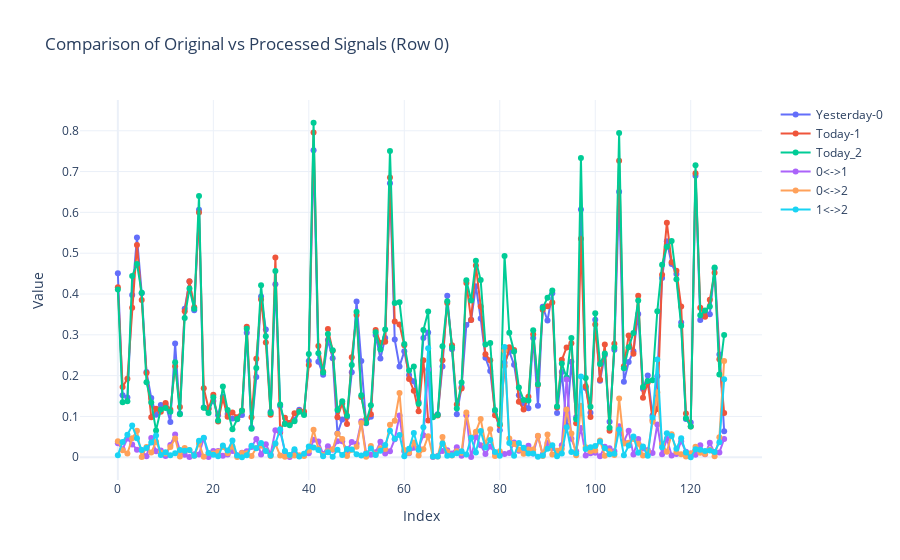

Here is the notebook cell this chart was saved with:
### Code cell
row_original = original_df0.iloc[1].values
row_df0 = df0.iloc[1].values
row_third_df0 = third_df0.iloc[1].values

abs_diff_original_df0 = np.abs(row_original - row_df0)
abs_diff_original_third = np.abs(row_original - row_third_df0)
abs_diff_df0_third = np.abs(row_df0 - row_third_df0)

fig = go.Figure()
fig.add_trace(go.Scatter(y=row_original,mode='lines+markers',name='Yesterday-0'))
fig.add_trace(go.Scatter( y=row_df0, mode='lines+markers', name='Today-1'))
fig.add_trace(go.Scatter( y=row_third_df0, mode='lines+markers', name='Today_2'))

fig.add_trace(go.Scatter( y=abs_diff_original_df0, mode='lines+markers', name='0<->1'))
fig.add_trace(go.Scatter(y=abs_diff_original_third,mode='lines+markers',name='0<->2'))
fig.add_trace(go.Scatter( y=abs_diff_df0_third, mode='lines+markers', name='1<->2'))

fig.update_layout(title="Comparison of Original vs Processed Signals (Row 0)",xaxis_title="Index",yaxis_title="Value",template="plotly_white")
fig.show()
